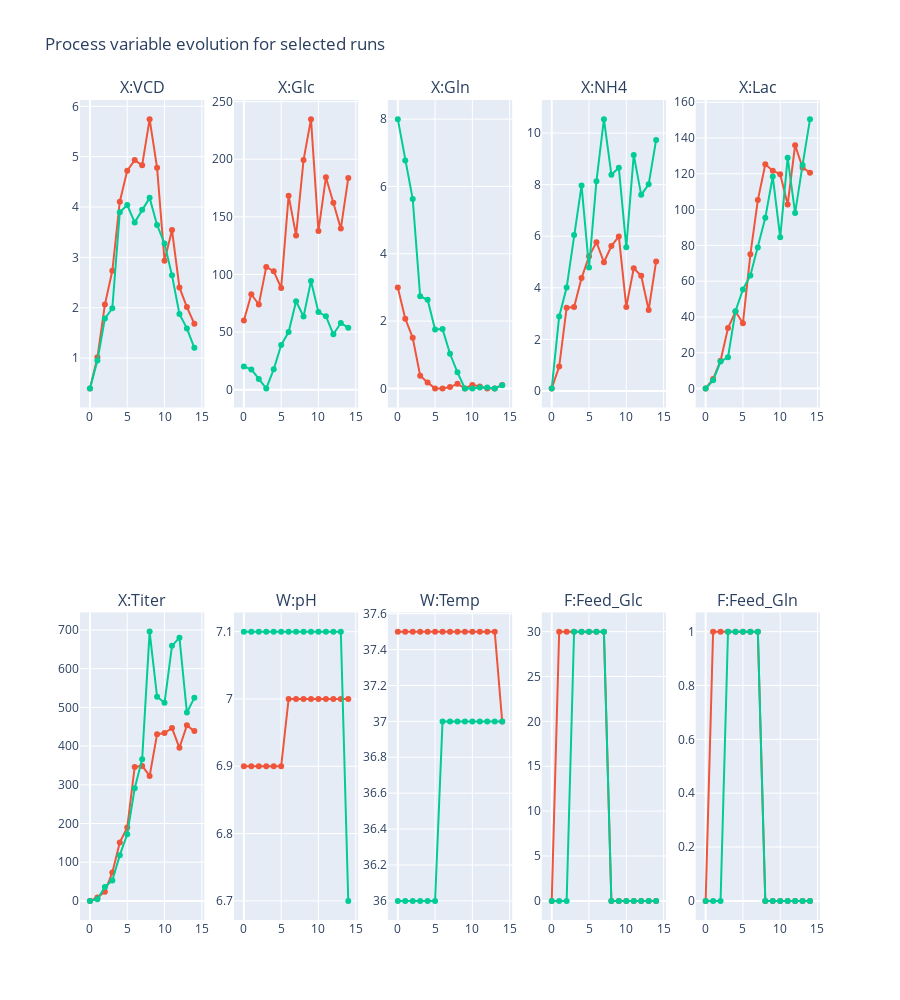

Notebook source saved alongside this figure:
### Code cell
plot_owu_data(owu, select_runs=owu.index.get_level_values('run').unique().to_list()[:2])

### Figure 1 — Plotly figure (JSON) as saved in the notebook; plotly's stock layout.template omitted (floating-point values rounded to 4 significant figures)
{"data": [{"marker": {"color": "#EF553B"}, "name": "Run = 1", "type": "scatter", "x": [0, 1, 2, 3, 4, 5, 6, 7, 8, 9, 10, 11, 12, 13, 14], "xaxis": "x", "y": [0.4, 1.016, 2.063, 2.735, 4.107, 4.723, 4.932, 4.827, 5.745, 4.782, 2.935, 3.543, 2.404, 2.014, 1.683], "yaxis": "y"}, {"marker": {"color": "#EF553B"}, "name": "Run = 1", "type": "scatter", "x": [0, 1, 2, 3, 4, 5, 6, 7, 8, 9, 10, 11, 12, 13, 14], "xaxis": "x2", "y": [60, 82.79, 73.9, 106.5, 102.9, 88.21, 168.4, 133.9, 199.2, 234.8, 137.7, 184.3, 162.3, 139.8, 183.7], "yaxis": "y2"}, {"marker": {"color": "#EF553B"}, "name": "Run = 1", "type": "scatter", "x": [0, 1, 2, 3, 4, 5, 6, 7, 8, 9, 10, 11, 12, 13, 14], "xaxis": "x3", "y": [3, 2.071, 1.504, 0.3741, 0.1745, 0, 0, 0.03902, 0.1365, 0, 0.1032, 0.05479, 0, 0, 0.1039], "yaxis": "y3"}, {"marker": {"color": "#EF553B"}, "name": "Run = 1", "type": "scatter", "x": [0, 1, 2, 3, 4, 5, 6, 7, 8, 9, 10, 11, 12, 13, 14], "xaxis": "x4", "y": [0.1, 0.9459, 3.229, 3.251, 4.377, 5.223, 5.77, 4.992, 5.621, 5.993, 3.259, 4.761, 4.464, 3.14, 5.024], "yaxis": "y4"}, {"marker": {"color": "#EF553B"}, "name": "Run = 1", "type": "scatter", "x": [0, 1, 2, 3, 4, 5, 6, 7, 8, 9, 10, 11, 12, 13, 14], "xaxis": "x5", "y": [0.1, 5.292, 15.6, 33.85, 43.04, 36.5, 74.99, 105.3, 125.3, 121.8, 119.7, 102.8, 136.0, 123.4, 120.6], "yaxis": "y5"}, {"marker": {"color": "#EF553B"}, "name": "Run = 1", "type": "scatter", "x": [0, 1, 2, 3, 4, 5, 6, 7, 8, 9, 10, 11, 12, 13, 14], "xaxis": "x6", "y": [0, 8.892, 23.48, 73.41, 151.0, 189.7, 346.2, 348.7, 322.8, 430.4, 433.8, 446.7, 395.6, 453.6, 438.8], "yaxis": "y6"}, {"marker": {"color": "#EF553B"}, "name": "Run = 1", "type": "scatter", "x": [0, 1, 2, 3, 4, 5, 6, 7, 8, 9, 10, 11, 12, 13, 14], "xaxis": "x7", "y": [6.9, 6.9, 6.9, 6.9, 6.9, 6.9, 7, 7, 7, 7, 7, 7, 7, 7, 7], "yaxis": "y7"}, {"marker": {"color": "#EF553B"}, "name": "Run = 1", "type": "scatter", "x": [0, 1, 2, 3, 4, 5, 6, 7, 8, 9, 10, 11, 12, 13, 14], "xaxis": "x8", "y": [37.5, 37.5, 37.5, 37.5, 37.5, 37.5, 37.5, 37.5, 37.5, 37.5, 37.5, 37.5, 37.5, 37.5, 37], "yaxis": "y8"}, {"marker": {"color": "#EF553B"}, "name": "Run = 1", "type": "scatter", "x": [0, 1, 2, 3, 4, 5, 6, 7, 8, 9, 10, 11, 12, 13, 14], "xaxis": "x9", "y": [0, 30, 30, 30, 30, 30, 30, 30, 0, 0, 0, 0, 0, 0, 0], "yaxis": "y9"}, {"marker": {"color": "#EF553B"}, "name": "Run = 1", "type": "scatter", "x": [0, 1, 2, 3, 4, 5, 6, 7, 8, 9, 10, 11, 12, 13, 14], "xaxis": "x10", "y": [0, 1, 1, 1, 1, 1, 1, 1, 0, 0, 0, 0, 0, 0, 0], "yaxis": "y10"}, {"marker": {"color": "#00CC96"}, "name": "Run = 2", "type": "scatter", "x": [0, 1, 2, 3, 4, 5, 6, 7, 8, 9, 10, 11, 12, 13, 14], "xaxis": "x", "y": [0.4, 0.9534, 1.786, 1.991, 3.897, 4.04, 3.696, 3.945, 4.182, 3.643, 3.277, 2.644, 1.878, 1.591, 1.204], "yaxis": "y"}, {"marker": {"color": "#00CC96"}, "name": "Run = 2", "type": "scatter", "x": [0, 1, 2, 3, 4, 5, 6, 7, 8, 9, 10, 11, 12, 13, 14], "xaxis": "x2", "y": [20, 17.54, 9.316, 1.101, 17.61, 38.7, 49.94, 76.68, 63.48, 94.22, 67.3, 63.81, 48.05, 57.81, 53.78], "yaxis": "y2"}, {"marker": {"color": "#00CC96"}, "name": "Run = 2", "type": "scatter", "x": [0, 1, 2, 3, 4, 5, 6, 7, 8, 9, 10, 11, 12, 13, 14], "xaxis": "x3", "y": [8, 6.769, 5.623, 2.737, 2.633, 1.746, 1.761, 1.029, 0.4756, 0, 0, 0.02587, 0.02456, 0, 0.0943], "yaxis": "y3"}, {"marker": {"color": "#00CC96"}, "name": "Run = 2", "type": "scatter", "x": [0, 1, 2, 3, 4, 5, 6, 7, 8, 9, 10, 11, 12, 13, 14], "xaxis": "x4", "y": [0.1, 2.89, 4.01, 6.051, 7.972, 4.788, 8.135, 10.54, 8.388, 8.654, 5.575, 9.155, 7.605, 8.012, 9.732], "yaxis": "y4"}, {"marker": {"color": "#00CC96"}, "name": "Run = 2", "type": "scatter", "x": [0, 1, 2, 3, 4, 5, 6, 7, 8, 9, 10, 11, 12, 13, 14], "xaxis": "x5", "y": [0.1, 4.588, 15.08, 17.55, 43.17, 55.41, 63.22, 78.89, 95.48, 118.5, 84.49, 129.0, 98.08, 125.0, 150.6], "yaxis": "y5"}, {"marker": {"color": "#00CC96"}, "name": "Run = 2", "type": "scatter", "x": [0, 1, 2, 3, 4, 5, 6, 7, 8, 9, 10, 11, 12, 13, 14], "xaxis": "x6", "y": [0, 4.177, 35.91, 52.76, 118.1, 171.9, 290.9, 366.1, 695.9, 527.5, 511.8, 659.0, 680.2, 486.7, 524.7], "yaxis": "y6"}, {"marker": {"color": "#00CC96"}, "name": "Run = 2", "type": "scatter", "x": [0, 1, 2, 3, 4, 5, 6, 7, 8, 9, 10, 11, 12, 13, 14], "xaxis": "x7", "y": [7.1, 7.1, 7.1, 7.1, 7.1, 7.1, 7.1, 7.1, 7.1, 7.1, 7.1, 7.1, 7.1, 7.1, 6.7], "yaxis": "y7"}, {"marker": {"color": "#00CC96"}, "name": "Run = 2", "type": "scatter", "x": [0, 1, 2, 3, 4, 5, 6, 7, 8, 9, 10, 11, 12, 13, 14], "xaxis": "x8", "y": [36, 36, 36, 36, 36, 36, 37, 37, 37, 37, 37, 37, 37, 37, 37], "yaxis": "y8"}, {"marker": {"color": "#00CC96"}, "name": "Run = 2", "type": "scatter", "x": [0, 1, 2, 3, 4, 5, 6, 7, 8, 9, 10, 11, 12, 13, 14], "xaxis": "x9", "y": [0, 0, 0, 30, 30, 30, 30, 30, 0, 0, 0, 0, 0, 0, 0], "yaxis": "y9"}, {"marker": {"color": "#00CC96"}, "name": "Run = 2", "type": "scatter", "x": [0, 1, 2, 3, 4, 5, 6, 7, 8, 9, 10, 11, 12, 13, 14], "xaxis": "x10", "y": [0, 0, 0, 1, 1, 1, 1, 1, 0, 0, 0, 0, 0, 0, 0], "yaxis": "y10"}], "layout": {"annotations": [{"font": {"size": 16}, "showarrow": false, "text": "X:VCD", "x": 0.084, "xanchor": "center", "xref": "paper", "y": 1, "yanchor": "bottom", "yref": "paper"}, {"font": {"size": 16}, "showarrow": false, "text": "X:Glc", "x": 0.292, "xanchor": "center", "xref": "paper", "y": 1, "yanchor": "bottom", "yref": "paper"}, {"font": {"size": 16}, "showarrow": false, "text": "X:Gln", "x": 0.5, "xanchor": "center", "xref": "paper", "y": 1, "yanchor": "bottom", "yref": "paper"}, {"font": {"size": 16}, "showarrow": false, "text": "X:NH4", "x": 0.708, "xanchor": "center", "xref": "paper", "y": 1, "yanchor": "bottom", "yref": "paper"}, {"font": {"size": 16}, "showarrow": false, "text": "X:Lac", "x": 0.916, "xanchor": "center", "xref": "paper", "y": 1, "yanchor": "bottom", "yref": "paper"}, {"font": {"size": 16}, "showarrow": false, "text": "X:Titer", "x": 0.084, "xanchor": "center", "xref": "paper", "y": 0.375, "yanchor": "bottom", "yref": "paper"}, {"font": {"size": 16}, "showarrow": false, "text": "W:pH", "x": 0.292, "xanchor": "center", "xref": "paper", "y": 0.375, "yanchor": "bottom", "yref": "paper"}, {"font": {"size": 16}, "showarrow": false, "text": "W:Temp", "x": 0.5, "xanchor": "center", "xref": "paper", "y": 0.375, "yanchor": "bottom", "yref": "paper"}, {"font": {"size": 16}, "showarrow": false, "text": "F:Feed_Glc", "x": 0.708, "xanchor": "center", "xref": "paper", "y": 0.375, "yanchor": "bottom", "yref": "paper"}, {"font": {"size": 16}, "showarrow": false, "text": "F:Feed_Gln", "x": 0.916, "xanchor": "center", "xref": "paper", "y": 0.375, "yanchor": "bottom", "yref": "paper"}], "height": 1000, "showlegend": false, "title": {"text": "Process variable evolution for selected runs"}, "xaxis": {"anchor": "y", "domain": [0, 0.168]}, "xaxis10": {"anchor": "y10", "domain": [0.832, 1]}, "xaxis2": {"anchor": "y2", "domain": [0.208, 0.376]}, "xaxis3": {"anchor": "y3", "domain": [0.416, 0.584]}, "xaxis4": {"anchor": "y4", "domain": [0.624, 0.792]}, "xaxis5": {"anchor": "y5", "domain": [0.832, 1]}, "xaxis6": {"anchor": "y6", "domain": [0, 0.168]}, "xaxis7": {"anchor": "y7", "domain": [0.208, 0.376]}, "xaxis8": {"anchor": "y8", "domain": [0.416, 0.584]}, "xaxis9": {"anchor": "y9", "domain": [0.624, 0.792]}, "yaxis": {"anchor": "x", "domain": [0.625, 1]}, "yaxis10": {"anchor": "x10", "domain": [0, 0.375]}, "yaxis2": {"anchor": "x2", "domain": [0.625, 1]}, "yaxis3": {"anchor": "x3", "domain": [0.625, 1]}, "yaxis4": {"anchor": "x4", "domain": [0.625, 1]}, "yaxis5": {"anchor": "x5", "domain": [0.625, 1]}, "yaxis6": {"anchor": "x6", "domain": [0, 0.375]}, "yaxis7": {"anchor": "x7", "domain": [0, 0.375]}, "yaxis8": {"anchor": "x8", "domain": [0, 0.375]}, "yaxis9": {"anchor": "x9", "domain": [0, 0.375]}}}
